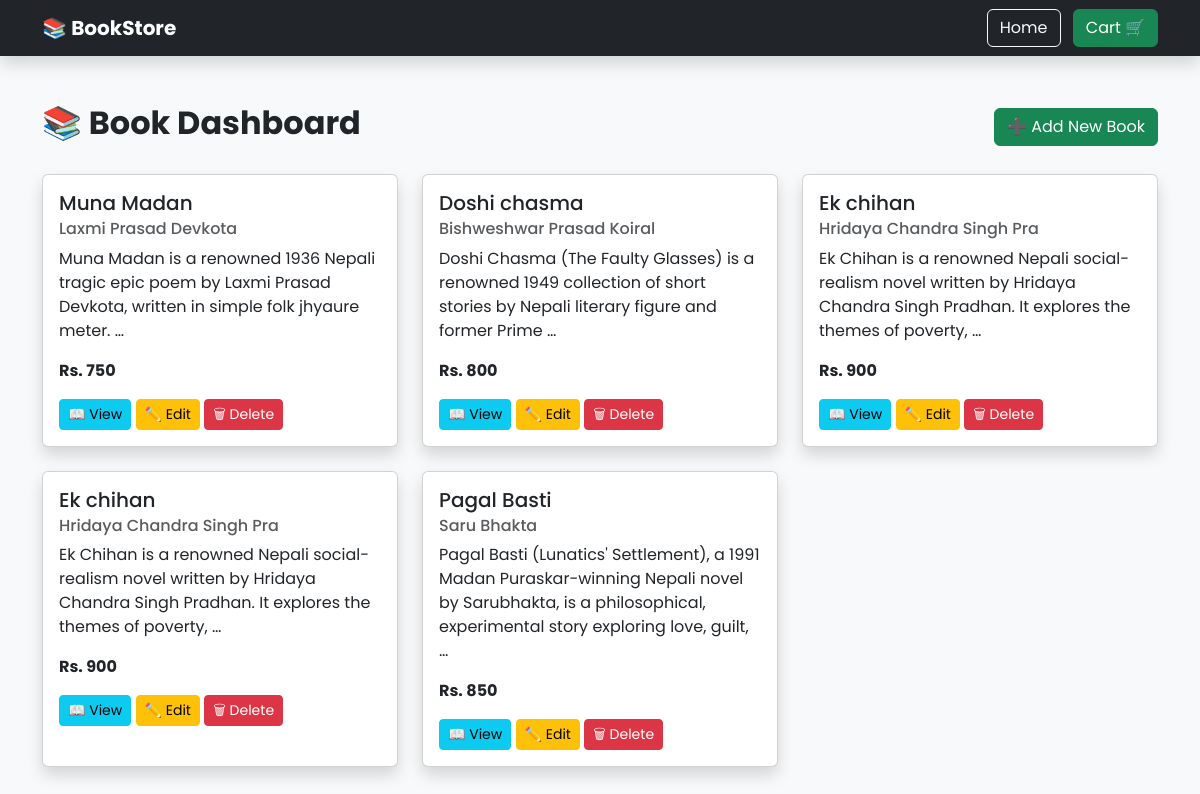
Before: /book/ with the older database file.
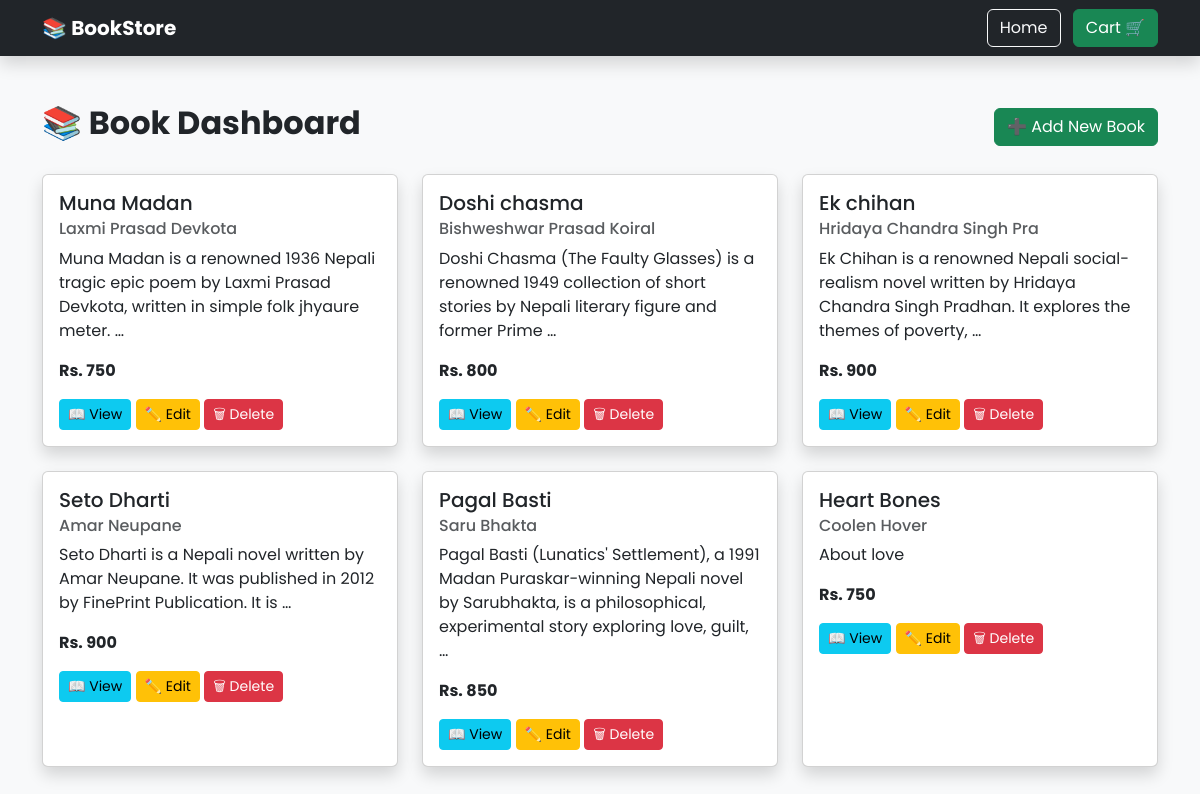
After: the same page with the newer database file.
### aboutbook/models.py (models this page shows, shortened)
class Book(models.Model):
    title = models.CharField(max_length=200)
    author= models.CharField(max_length=25)
    description= models.TextField()
    price= models.IntegerField()

### aboutbook/views.py (the view)
# urls.py: path('', home, name='book_list'),                   # List all books
def home(request):
    books = Book.objects.all()
    return render(request, 'aboutbook/home.html', {'books': books})

### templates/aboutbook/home.html
{% extends 'base.html' %}
{% block body %}
<div class="d-flex justify-content-between align-items-center mb-4">
    <h2 class="fw-bold">📚 Book Dashboard</h2>
    <a href="{% url 'create' %}" class="btn btn-success">➕ Add New Book</a>
</div>
<div class="row g-4">
    {% for book in books %}
    <div class="col-md-4">
        <div class="card shadow h-100">
            <div class="card-body">
                <h5 class="card-title">{{ book.title }}</h5>
                <h6 class="card-subtitle mb-2 text-muted">{{ book.author }}</h6>
                <p class="card-text">{{ book.description|truncatewords:20 }}</p>
                <p class="fw-bold">Rs. {{ book.price }}</p>
                <a href="{% url 'detail' book.id %}" class="btn btn-info btn-sm">📖 View</a>
                <a href="{% url 'edit' book.id %}" class="btn btn-warning btn-sm">✏️ Edit</a>
                <a href="{% url 'delete' book.id %}" class="btn btn-danger btn-sm">🗑 Delete</a>
            </div>
        </div>
    </div>
    {% empty %}
        <p class="text-center">No books available. 😔</p>
    {% endfor %}
</div>
{% endblock %}

### templates/base.html (shortened to what this page needs)
<!DOCTYPE html>
<html>
<head>
    <link href="https://cdn.jsdelivr.net/npm/bootstrap@5.3.0/dist/css/bootstrap.min.css" rel="stylesheet">
</head>
<body style="font-family: Poppins;" class="bg-light">
<nav class="navbar navbar-expand-lg navbar-dark bg-dark shadow">
  <div class="container">
    <a class="navbar-brand fw-bold" href="/">📚 BookStore</a>
    <div>
      <a class="btn btn-outline-light me-2" href="/">Home</a>
      <a class="btn btn-success" href="#">Cart 🛒</a>
    </div>
  </div>
</nav>
<div class="container mt-5">
    {% block body %}{% endblock %}
</div>
</body>
</html>

Changed rows visible on the page:
changed Book: title "Ek chihan" → "Seto Dharti"; author "Hridaya Chandra Singh Pra" → "Amar Neupane"; description "Ek Chihan is a renowned Nepali social-realism novel written by Hridaya Chandra Singh Pradhan. It explores the themes of poverty, …" → "Seto Dharti is a Nepali novel written by Amar Neupane. It was published in 2012 by FinePrint Publication. It is …"
added Book: title "Heart Bones", author "Coolen Hover", description "About love", price "750"
